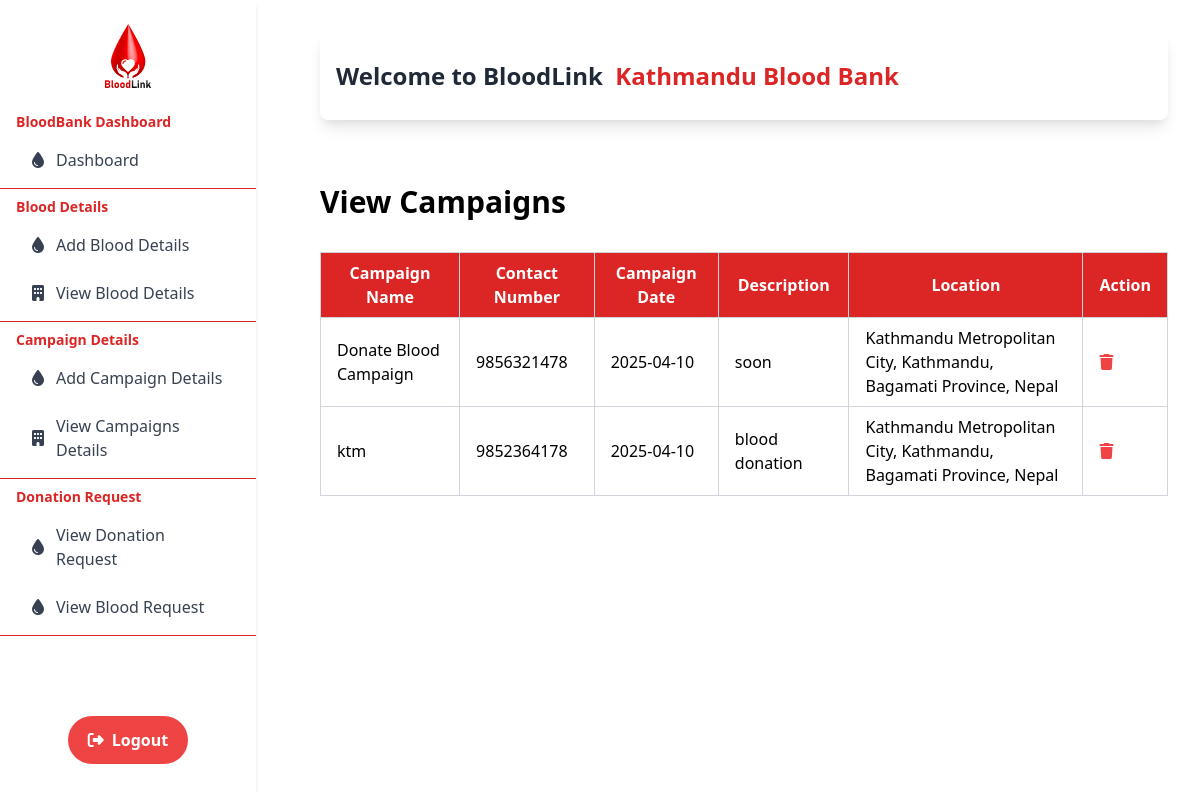
Screenshot of /Bankdashboard/viewCampaigns.php (signed in) with the database file from the repository.
### tables this page shows
CREATE TABLE `campaigns` (
  `id` int(11) NOT NULL,
  `campaign_name` varchar(255) NOT NULL,
  `contact_number` varchar(15) NOT NULL,
  `campaign_date` date NOT NULL,
  `description` text NOT NULL,
  `bloodbank_id` int(10) UNSIGNED NOT NULL,
  `location` varchar(255) NOT NULL,
  `latitude` decimal(10,8) DEFAULT NULL,
  `longitude` decimal(11,8) DEFAULT NULL
);

### Bankdashboard/viewCampaigns.php (the view, shortened to what this page needs)
<?php
require ('../connection.php');
$bankEmail = $_SESSION['bankemail'];
$sql = "SELECT id FROM users WHERE email = ?";
$stmt = $con->prepare($sql);
$stmt->bind_param('s', $bankEmail);
$stmt->execute();
$result = $stmt->get_result();
$bank = $result->fetch_assoc();
$bankId = $bank['id'];
$sql = "SELECT id, campaign_name, contact_number, description, location, campaign_date FROM campaigns WHERE campaign_date >= ?";
$stmt = $con->prepare($sql);
$stmt->bind_param('i', $bankId);
$stmt->execute();
$result = $stmt->get_result();
?>
<!DOCTYPE html>
<html lang="en">
<head>
    <link href="https://cdn.jsdelivr.net/npm/tailwindcss@2.2.19/dist/tailwind.min.css" rel="stylesheet">
</head>
<body class="bg-white">
    <?php @include ("bloodbankmenu.php"); ?>
    <section class="ml-72 p-8">
        <h1 class="text-3xl font-bold mb-8">View Campaigns</h1>
        <table class="min-w-full bg-white border-collapse border border-gray-200">
            <thead >
            <tr class="bg-red-600 text-white">
                    <th class="px-4 py-2 border border-gray-300">Campaign Name</th>
                    <th class="px-4 py-2 border border-gray-300">Contact Number</th>
                    <th class="px-4 py-2 border border-gray-300">Campaign Date</th>
                    <th class="px-4 py-2 border border-gray-300">Description</th>
                    <th class="px-4 py-2 border border-gray-300">Location</th>
                    <th class="px-4 py-2 border border-gray-300">Action</th>
                </tr>
            </thead>
            <tbody>
            <?php if ($result->num_rows > 0): ?>
                <?php while ($row = $result->fetch_assoc()) { ?>
                    <tr>
                        <td class="px-4 py-2 border border-gray-300"><?php echo htmlspecialchars($row['campaign_name']); ?>
                        </td>
                        <td class="px-4 py-2 border border-gray-300"><?php echo htmlspecialchars($row['contact_number']); ?>
                        </td>
                        <td class="px-4 py-2 border border-gray-300"><?php echo htmlspecialchars($row['campaign_date']); ?>
                        </td>
                        <td class="px-4 py-2 border border-gray-300"><?php echo htmlspecialchars($row['description']); ?>
                        </td>
                        <td class="px-4 py-2 border border-gray-300"> <?php
                        echo htmlspecialchars($row['location']);;
                        ?>
                        </td>
                        <td class="px-4 py-2 border border-gray-300">
                        <a href="viewCampaigns.php?id=<?php echo $row['id']; ?>" class="delete-btn text-red-500 hover:text-red-700">
                            <i class="fas fa-trash justify-center"></i>
                        </a>
                    </td>
                    </tr>
                <?php } ?>
    <?php else: ?>
        <tr>
            <td colspan="5" class="px-4 py-2 border border-gray-300 text-center">No data available</td>
        </tr>
    <?php endif; ?>
            </tbody>
        </table>
    </section>
</body>
</body>
</html>

### rows the page displays
campaigns: campaign_name "Donate Blood Campaign", contact_number "9856321478", campaign_date "2025-04-10", description "soon", location "Kathmandu Metropolitan City, Kathmandu, Bagamati Province, Nepal"
campaigns: campaign_name "ktm", contact_number "9852364178", campaign_date "2025-04-10", description "blood donation", location "Kathmandu Metropolitan City, Kathmandu, Bagamati Province, Nepal"

### other values shown
$_SESSION['bankname'] "Kathmandu Blood Bank"
